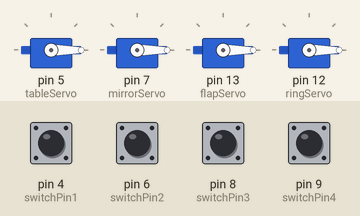
Bench run of a sketch on a simulated Arduino Uno, built with avr-gcc and run on an emulated ATmega328P. Parts: 4 × servo. The inputs (shaded band) are chosen by the test bench; at power-on: pin 4 (switchPin1), pin 6 (switchPin2), pin 8 (switchPin3), pin 9 (switchPin4) LOW.

Above: at 1.2 s.
1.3 s: pin 4 (switchPin1) pulled HIGH for 0.15 s
At 2.5 s:
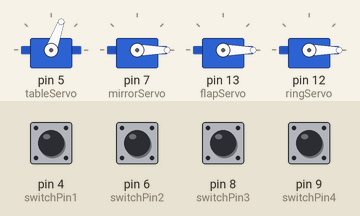
2.9 s: pin 6 (switchPin2) pulled HIGH for 0.15 s
At 3.8 s:
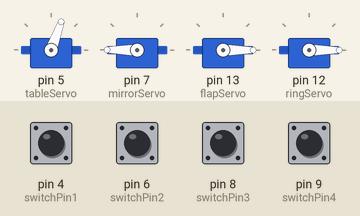
4.5 s: pin 8 (switchPin3) pulled HIGH for 0.15 s
At 4.97 s:
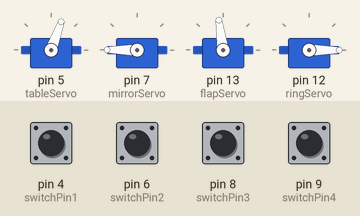
7.5 s: pin 9 (switchPin4) pulled HIGH for 0.15 s
At 7.99 s:
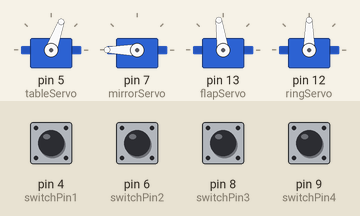
Timing chart, 0 to 10.5 s (numbered marks = the images above; inputs shaded):
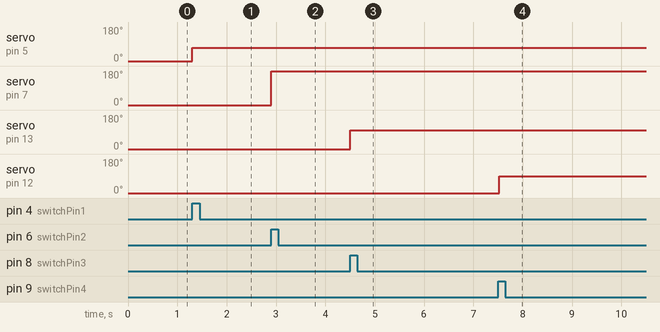

The sketch:

MuffinMen-code.ino
```cpp
/*
Muffin Men - Once upon an arduino
Team members - Ari Blumberg and Faith Griesbach

In this program, each switch interaction on the arduino leads to the associated servo's movement.
This allows for a smooth transition from one portion of the enclosure to the next.
It does not allow for a switch to be activated before the previous switch has already been used.
 */

#include <Servo.h>

// Variables for tracking placement
bool farquadPlace1 = false;
bool gingerbreadPlace = false;
bool farquadPlace2 = false;
bool farquadPlace3 = false;

// Initialize switches
const int switchPin1 = 4;   // Farquaad start circle
const int switchPin2 = 6;   // Gingerbread in trash
const int switchPin3 = 8;   // Farquad mirror circle
const int switchPin4 = 9;  // Farquad final spot

// Initialize Servos
Servo tableServo;   // Table servo
Servo mirrorServo;  // Mirror servo
Servo flapServo;    // Flap servo
Servo ringServo;    //ring servo

void setup() {
  // Set up the switch pins as inputs
  pinMode(switchPin1, INPUT);
  pinMode(switchPin2, INPUT);
  pinMode(switchPin3, INPUT);
  pinMode(switchPin4, INPUT);

  // Attach the servo motors to their pins
  tableServo.attach(5);   // Table servo on pin 5
  mirrorServo.attach(7);  // Mirror servo on pin 7
  flapServo.attach(13);
  ringServo.attach(12);

  // Initialize servos to default positions
  tableServo.write(0);
  mirrorServo.write(0);
  flapServo.write(0);
  ringServo.write(0);

  // Start serial communication for debugging
  Serial.begin(9600);
}

void loop() {
  // Check if the first switch has been activated (Farquaad on the table)
  if (digitalRead(switchPin1) == HIGH) {
    //Serial.println("ON1");
    farquadPlace1 = true;  // Update the boolean for Farquaad's position
  }

  // Control the table servo based on Farquaad's placement
  if (farquadPlace1) {
    tableServo.write(70);  // Rotate the table servo to 70 degrees
  } else {
    tableServo.write(0);  // Keep table servo at 0 degrees (original position)
  }

  // Check if the second switch has been activated (Gingerbread in trash)
  if (digitalRead(switchPin2) == HIGH && farquadPlace1) {
    //Serial.println("ON2");
    gingerbreadPlace = true;  // Update the boolean for Gingerbread's placement
  }

  // Control the mirror servo if both conditions are true
  if (gingerbreadPlace) {
    mirrorServo.write(180);  // Rotate the mirror servo to 180 degrees
  } else {
    mirrorServo.write(0);  // Keep the mirror servo at 0 degrees (original position)
  }

  // Check if the third switch has been activated (farquad in front of mirror)
  if (digitalRead(switchPin3) == HIGH && gingerbreadPlace) {
    //Serial.println("ON3");
    farquadPlace2 = true;  // Update the boolean for Gingerbread's placement
  }

  // Control the mirror servo if both conditions are true
  if (farquadPlace2) {
    flapServo.write(98);  // Rotate the mirror servo to 180 degrees
    delay(50);
    flapServo.write(0);
  } else {
    flapServo.write(0);  // Keep the mirror servo at 0 degrees (original position)
  }

    // Check if the third switch has been activated (farquad in front of mirror)
  if (digitalRead(switchPin4) == HIGH) {
    //Serial.println("ON4");
    farquadPlace3 = true;  // Update the boolean for Gingerbread's placement
  }

  if (farquadPlace3 && farquadPlace2) {
    ringServo.write(90);
  } else {
    ringServo.write(0);
  }
}
```

Measured:
- after the input at 1.3 s, servo on pin 5 (tableServo): 0° → 70° at once
- after the input at 2.9 s, servo on pin 7 (mirrorServo): 0° → 180° at once
- after the input at 4.5 s, servo on pin 13 (flapServo): 0° → 98° at once
- after the input at 7.5 s, servo on pin 13 (flapServo): stays 98° (without the input it goes to 0° after 4.0 s); servo on pin 12 (ringServo): 0° → 90° at once
